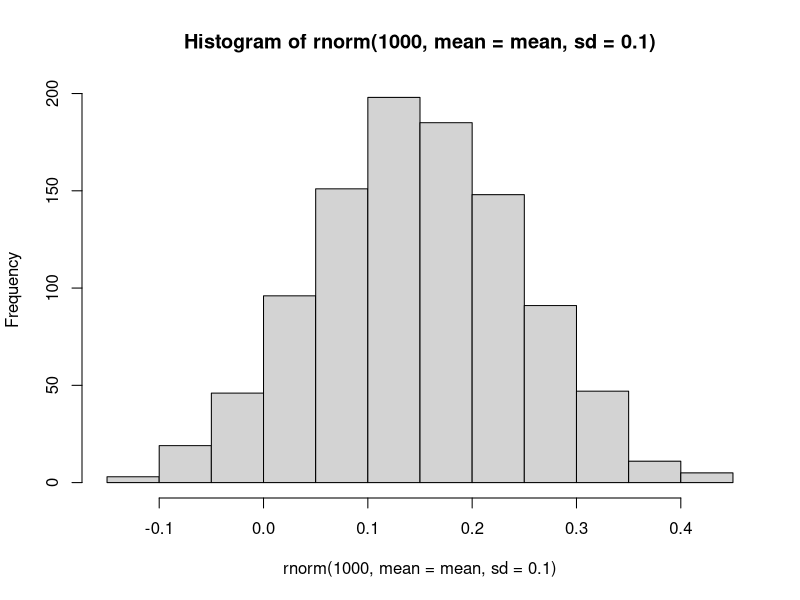
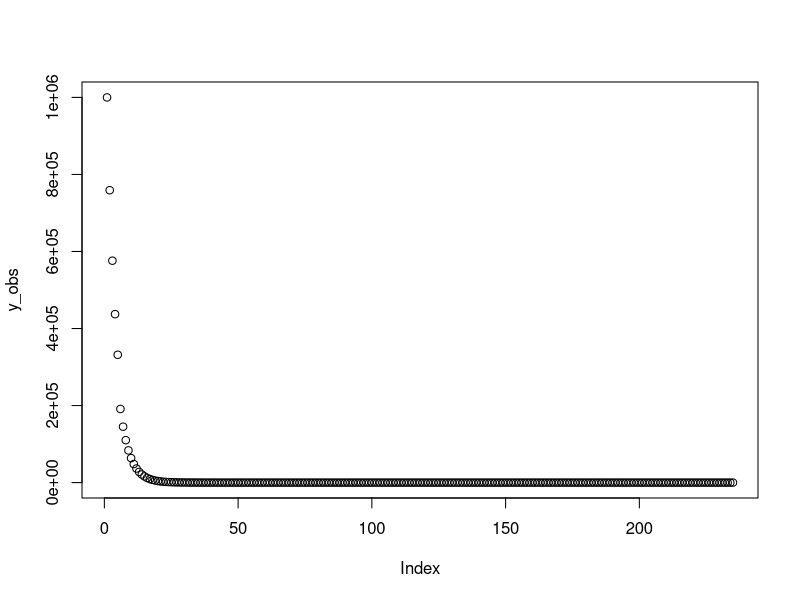
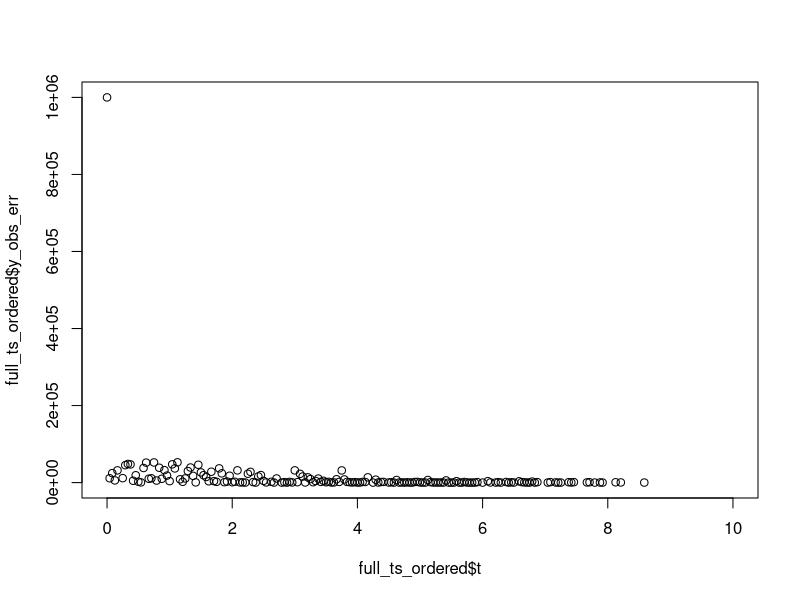

Write the R code that produced these figures, in order. (Note: this script raises an error after producing the figures.)
#### [INSERT A DOC STRING HERE] ####

library(tidyverse)

#### Getting constant degradation rates for each of 9 barrels ####
# Required objects
min <- 0.05; max <- 0.25; mean <- (min + max)/2; print(mean)
num_barrels <- 9
# Taking a look at distribution
hist(rnorm(1000, mean = mean, sd = 0.1))
# Sampling 9 lambdas
lambdas <- c()
set.seed(123)
for (i in 1:num_barrels) {
  lambdas[i] <- round(rnorm(1, mean = mean, sd = 0.01), digits = 2)
  while(lambdas[i] < min | lambdas[i] > max)
  {lambdas[i] <- round(rnorm(1, mean = mean, sd = 0.01), digits = 2)}
}; print(lambdas); print(mean(lambdas))

#### Setting up sampling regimes for each of 9 barrels ####
all_times <- seq(0 + 1/24, 10, 1/24); num_samples <- floor(length(all_times)/num_barrels) # Full time series divided by number of barrels; we can change this to make it more realistic; used floor() instead of round() to always round down
ts <- matrix(nrow = num_samples + 1, ncol = num_barrels) # Matrix of sampling regimes wherein each column contains the sampling regime for a different barrel
ts[1, ] <- rep(0, ncol(ts))
set.seed(123)
for (i in 1:num_barrels){
  t <- sort(sample(all_times, num_samples, replace = FALSE))
  ts[2:nrow(ts), i] <- t
  all_times <- all_times[!all_times %in% t]
}; colnames(ts) <- c("t1", "t2", "t3", "t4", "t5", "t6", "t7", "t8", "t9")
t1 <- ts[ ,1]; t2 <- ts[ ,2]; t3 <- ts[ ,3]; t4 <- ts[ ,4]; t5 <- ts[ ,5]; t6 <- ts[ ,6]; t7 <- ts[ ,7]; t8 <- ts[ ,8]; t9 <- ts[ ,9] # Come up with an automated way of doing this
all_times <- sort(c(0, ts[2:nrow(ts), ]))

#### Observation without error ####
y0_obs <- 1e6
y_obs <- y0_obs*exp(-all_times/mean(lambdas))
plot(y_obs)

#### Setting up barrel volumes to implement sampling error ####
samp_vol <- 5; barrel_vol <- 100
vol <- c(barrel_vol)
for (i in 2:length(t1)){
  vol[i] <- vol[i - 1] - samp_vol
}

#### Generating data ####
## Barrel 1
# Setting up initial abundance, and empty vector to fill with observations
y_prev <- 1e6; y1_obs_err <- c(); y1_obs_err[1] <- y_prev; j <- 1
# Loop to generate data with (1) process error, (2) environmental stochasticity, and (3) sampling error
for (i in 2:length(t1)){
  y_d <- rbinom(1, y_prev, exp(-(t1[i] - t1[i-1])/lambdas[1]*exp(-rnorm(1, 0, 0.1)))) # Determine eDNAs that "die" via exponential distribution (process error) and environmental stochasticity
  y_select <- rbinom(1, y_prev - y_d, samp_vol/vol[i]) # Sample eDNAs from remaining with sampling error via sampled volume vs total remaining volume
  y_next <- y_prev - y_d - y_select # eDNAs in barrel at next time step is equal to those available at previous time step, minus those that died, and those that were selected
  y_prev <- y_next # Re-assigning y_prev for next iteration
  y1_obs_err[i] <- y_select # Add sampled eDNAs to observation vector
}

## Barrel 2
y_prev <- 1e6; y2_obs_err <- c(); y2_obs_err[1] <- y_prev; j <- 1
for (i in 2:length(t2)){
  y_d <- rbinom(1, y_prev, exp(-(t2[i] - t2[i-1])/lambdas[2]*exp(-rnorm(1, 0, 0.1)))) 
  y_select <- rbinom(1, y_prev - y_d, samp_vol/vol[i]) 
  y_next <- y_prev - y_d - y_select 
  y_prev <- y_next 
  y2_obs_err[i] <- y_select 
}

## Barrel 3
y_prev <- 1e6; y3_obs_err <- c(); y3_obs_err[1] <- y_prev; j <- 1
for (i in 2:length(t3)){
  y_d <- rbinom(1, y_prev, exp(-(t3[i] - t3[i-1])/lambdas[3]*exp(-rnorm(1, 0, 0.1)))) 
  y_select <- rbinom(1, y_prev - y_d, samp_vol/vol[i]) 
  y_next <- y_prev - y_d - y_select 
  y_prev <- y_next 
  y3_obs_err[i] <- y_select 
}

## Barrel 4
y_prev <- 1e6; y4_obs_err <- c(); y4_obs_err[1] <- y_prev; j <- 1
for (i in 2:length(t4)){
  y_d <- rbinom(1, y_prev, exp(-(t4[i] - t4[i-1])/lambdas[4]*exp(-rnorm(1, 0, 0.1)))) 
  y_select <- rbinom(1, y_prev - y_d, samp_vol/vol[i]) 
  y_next <- y_prev - y_d - y_select 
  y_prev <- y_next 
  y4_obs_err[i] <- y_select 
}

## Barrel 5
y_prev <- 1e6; y5_obs_err <- c(); y5_obs_err[1] <- y_prev; j <- 1
for (i in 2:length(t5)){
  y_d <- rbinom(1, y_prev, exp(-(t5[i] - t5[i-1])/lambdas[5]*exp(-rnorm(1, 0, 0.1)))) 
  y_select <- rbinom(1, y_prev - y_d, samp_vol/vol[i]) 
  y_next <- y_prev - y_d - y_select 
  y_prev <- y_next 
  y5_obs_err[i] <- y_select 
}

## Barrel 6
y_prev <- 1e6; y6_obs_err <- c(); y6_obs_err[1] <- y_prev; j <- 1
for (i in 2:length(t6)){
  y_d <- rbinom(1, y_prev, exp(-(t6[i] - t6[i-1])/lambdas[6]*exp(-rnorm(1, 0, 0.1)))) 
  y_select <- rbinom(1, y_prev - y_d, samp_vol/vol[i]) 
  y_next <- y_prev - y_d - y_select 
  y_prev <- y_next 
  y6_obs_err[i] <- y_select 
}

## Barrel 7
y_prev <- 1e6; y7_obs_err <- c(); y7_obs_err[1] <- y_prev; j <- 1
for (i in 2:length(t7)){
  y_d <- rbinom(1, y_prev, exp(-(t7[i] - t7[i-1])/lambdas[7]*exp(-rnorm(1, 0, 0.1)))) 
  y_select <- rbinom(1, y_prev - y_d, samp_vol/vol[i]) 
  y_next <- y_prev - y_d - y_select 
  y_prev <- y_next 
  y7_obs_err[i] <- y_select 
}

## Barrel 8
y_prev <- 1e6; y8_obs_err <- c(); y8_obs_err[1] <- y_prev; j <- 1
for (i in 2:length(t8)){
  y_d <- rbinom(1, y_prev, exp(-(t8[i] - t8[i-1])/lambdas[8]*exp(-rnorm(1, 0, 0.1)))) 
  y_select <- rbinom(1, y_prev - y_d, samp_vol/vol[i]) 
  y_next <- y_prev - y_d - y_select 
  y_prev <- y_next 
  y8_obs_err[i] <- y_select 
}

## Barrel 9
y_prev <- 1e6; y9_obs_err <- c(); y9_obs_err[1] <- y_prev; j <- 1
for (i in 2:length(t9)){
  y_d <- rbinom(1, y_prev, exp(-(t9[i] - t9[i-1])/lambdas[9]*exp(-rnorm(1, 0, 0.1)))) 
  y_select <- rbinom(1, y_prev - y_d, samp_vol/vol[i]) 
  y_next <- y_prev - y_d - y_select 
  y_prev <- y_next 
  y9_obs_err[i] <- y_select 
}

# Combining generated data by barrel
b1 <- cbind(t1, y1_obs_err); b2 <- cbind(t2, y2_obs_err); b3 <- cbind(t3, y3_obs_err); b4 <- cbind(t4, y4_obs_err); b5 <- cbind(t5, y5_obs_err); b6 <- cbind(t6, y6_obs_err); b7 <- cbind(t7, y7_obs_err); b8 <- cbind(t8, y8_obs_err); b9 <- cbind(t9, y9_obs_err)
full_ts <- rbind(b1, b2[2:nrow(b2), ], b3[2:nrow(b3), ], b4[2:nrow(b4), ], b5[2:nrow(b5), ], b6[2:nrow(b6), ], b7[2:nrow(b7), ], b8[2:nrow(b8), ], b9[2:nrow(b9), ])
full_ts <- as.data.frame(full_ts); colnames(full_ts) <- c("t", "y_obs_err")
# Ordering generated data by sampling time
full_ts_ordered <- full_ts[with(full_ts, order(t)), ]
# Plotting generated data
plot(full_ts_ordered$t, full_ts_ordered$y_obs_err)

#### Fitting generated data to exponential model ####
y_obs_err <- full_ts_ordered$y_obs_err
fit <- nls(y_obs_err ~ y0_est*exp(-all_times/lambda_est), 
           start = list(y0_est = 1e6, lambda_est = 0.15))
coef(fit); y0_est <- coef(fit)[1]; lambda_est <- coef(fit)[2]
# Plotting residuals to see variance in error
plot(all_times, resid(fit), pch = 16); abline(h = 0, lty = 2)

#### Estimated abundances ####
y0_est <- as.numeric(y0_est); lambda_est <- as.numeric(lambda_est)
y_est <- y0_est*exp(-all_times/lambda_est)
plot(y_est)

#### Plotting (1) observations without error, (2) generated data, and (3) estimated data for comparison ####
plot(all_times[1:20], y_obs[1:20], type = "l", xlab = "Day", ylab = "eDNA Concentration")
points(all_times[1:20], y_obs_err[1:20], col = "cornflowerblue", pch = 16)
points(all_times[1:20], y_est[1:20], col = "firebrick2", pch = 18)
legend("topright", legend=c("Deterministic data", "Observed data", "Estimated data"),
       col=c("black", "cornflowerblue", "firebrick2"), lty = c(1, NA, NA), pch = c(NA, 16, 18), cex=0.8)
